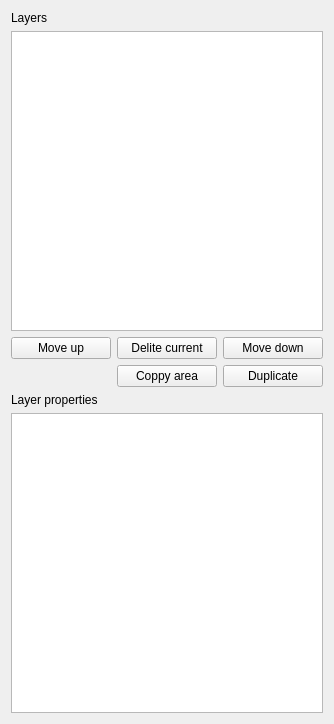
           <widget class="QWidget" name="scrollAreaWidgetContents_3">
            <property name="geometry">
             <rect>
              <x>0</x>
              <y>0</y>
              <width>334</width>
              <height>724</height>
             </rect>
            </property>
            <layout class="QVBoxLayout" name="verticalLayout_12">
             <item>
              <widget class="QLabel" name="label_6">
               <property name="text">
                <string>Layers</string>
               </property>
              </widget>
             </item>
             <item>
              <widget class="QTableWidget" name="tableWidget"/>
             </item>
             <item>
              <layout class="QGridLayout" name="gridLayout_5">
               <item row="1" column="2">
                <widget class="QPushButton" name="pushButton_2">
                 <property name="text">
                  <string>Move down</string>
                 </property>
                </widget>
               </item>
               <item row="1" column="0">
                <widget class="QPushButton" name="pushButton">
                 <property name="text">
                  <string>Move up</string>
                 </property>
                </widget>
               </item>
               <item row="1" column="1">
                <widget class="QPushButton" name="pushButton_3">
                 <property name="text">
                  <string>Delite current</string>
                 </property>
                </widget>
               </item>
               <item row="2" column="1">
                <widget class="QPushButton" name="pushButton_5">
                 <property name="text">
                  <string>Coppy area</string>
                 </property>
                </widget>
               </item>
               <item row="2" column="2">
                <widget class="QPushButton" name="pushButton_4">
                 <property name="text">
                  <string>Duplicate</string>
                 </property>
                </widget>
               </item>
              </layout>
             </item>
             <item>
              <widget class="QLabel" name="label_7">
               <property name="text">
                <string>Layer properties</string>
               </property>
              </widget>
             </item>
             <item>
              <widget class="QTableWidget" name="tableWidget_2"/>
             </item>
            </layout>
           </widget>
